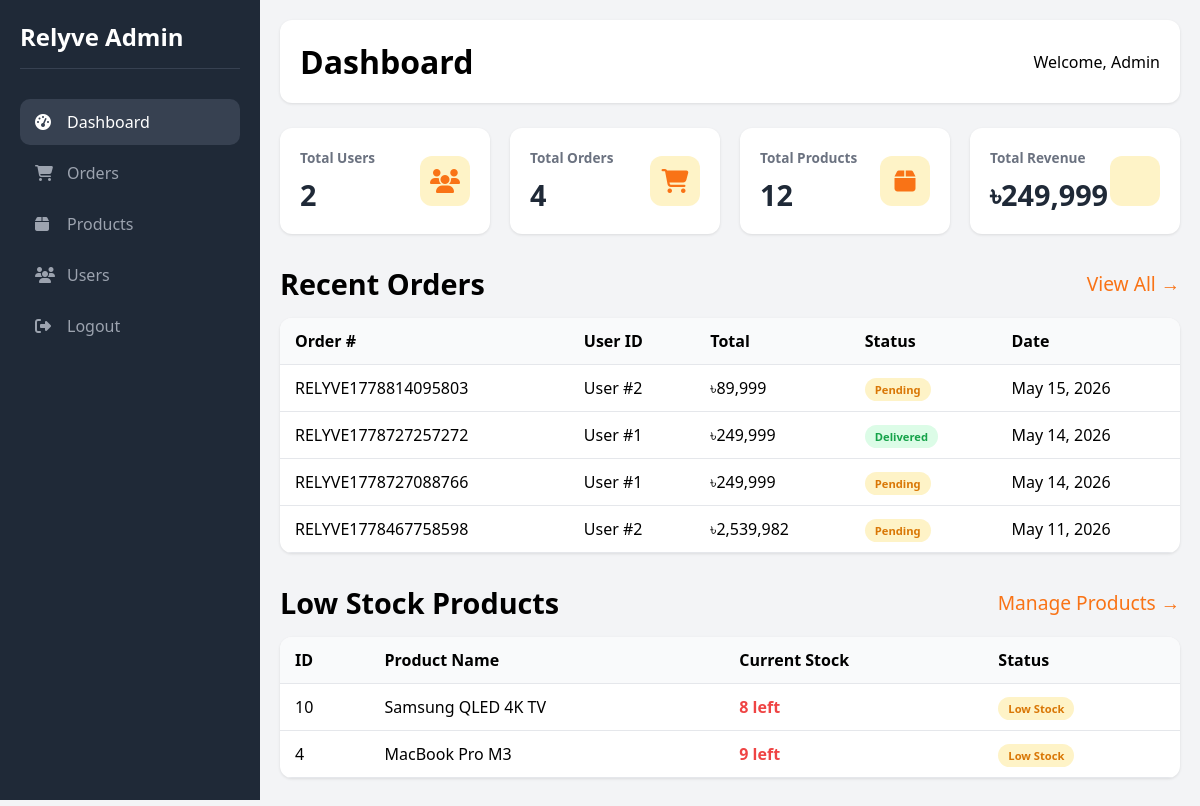
/admin/index.php (signed in), run on the app's committed database.
### tables this page shows
CREATE TABLE `orders` (
  `id` int(11) NOT NULL,
  `order_number` varchar(50) NOT NULL,
  `user_id` int(11) NOT NULL,
  `total_amount` decimal(10,2) NOT NULL,
  `payment_method` enum('cod','card','bkash') DEFAULT 'cod',
  `payment_status` enum('pending','paid','failed') DEFAULT 'pending',
  `order_status` enum('pending','processing','shipped','delivered','cancelled') DEFAULT 'pending',
  `shipping_address` text DEFAULT NULL,
  `shipping_city` varchar(100) DEFAULT NULL,
  `shipping_zip` varchar(20) DEFAULT NULL,
  `shipping_phone` varchar(20) DEFAULT NULL,
  `notes` text DEFAULT NULL,
  `created_at` timestamp NOT NULL DEFAULT current_timestamp()
);

CREATE TABLE `products` (
  `id` int(11) NOT NULL,
  `name` varchar(200) NOT NULL,
  `description` text DEFAULT NULL,
  `price` decimal(10,2) NOT NULL,
  `old_price` decimal(10,2) DEFAULT NULL,
  `category` varchar(50) NOT NULL,
  `stock` int(11) DEFAULT 10,
  `rating` decimal(2,1) DEFAULT 4.5,
  `image_url` varchar(500) DEFAULT NULL,
  `is_hot_deal` tinyint(1) DEFAULT 0,
  `deal_price` decimal(10,2) DEFAULT NULL,
  `deal_start_date` datetime DEFAULT NULL,
  `deal_end_date` datetime DEFAULT NULL,
  `deal_quantity` int(11) DEFAULT NULL,
  `deal_sold` int(11) DEFAULT 0,
  `created_at` timestamp NOT NULL DEFAULT current_timestamp()
);

### admin/index.php (the view, shortened to what this page needs)
<?php
include '../config/db_connect.php';
$total_users = mysqli_fetch_assoc(mysqli_query($conn, "SELECT COUNT(*) as count FROM users"))['count'];
$total_orders = mysqli_fetch_assoc(mysqli_query($conn, "SELECT COUNT(*) as count FROM orders"))['count'];
$total_products = mysqli_fetch_assoc(mysqli_query($conn, "SELECT COUNT(*) as count FROM products"))['count'];
$total_revenue = mysqli_fetch_assoc(mysqli_query($conn, "SELECT SUM(total_amount) as total FROM orders WHERE order_status = 'delivered'"))['total'] ?? 0;
$recent_orders = mysqli_query($conn, "SELECT * FROM orders ORDER BY created_at DESC LIMIT 5");
$low_stock = mysqli_query($conn, "SELECT * FROM products WHERE stock < 10 ORDER BY stock ASC LIMIT 5");
?>
<!DOCTYPE html>
<html lang="en">
<head>
    <link rel="stylesheet" href="https://cdnjs.cloudflare.com/ajax/libs/font-awesome/6.6.0/css/all.min.css">
</head>
<body>
    <div class="admin-container">
        <div class="sidebar">
            <h2>Relyve Admin</h2>
            <a href="index.php" class="active">
                <i class="fas fa-tachometer-alt"></i> Dashboard
            </a>
            <a href="orders.php">
                <i class="fas fa-shopping-cart"></i> Orders
            </a>
            <a href="products.php">
                <i class="fas fa-box"></i> Products
            </a>
            <a href="users.php">
                <i class="fas fa-users"></i> Users
            </a>
            <a href="../logout.php">
                <i class="fas fa-sign-out-alt"></i> Logout
            </a>
        </div>
        <div class="main-content">
            <div class="header">
                <h1>Dashboard</h1>
                <div>Welcome, <?php echo $_SESSION['first_name'] ?? 'Admin'; ?></div>
            </div>
            <div class="stats-grid">
                <div class="stat-card">
                    <div class="stat-info">
                        <h3>Total Users</h3>
                        <div class="number"><?php echo $total_users; ?></div>
                    </div>
                    <div class="stat-icon">
                        <i class="fas fa-users"></i>
                    </div>
                </div>
                <div class="stat-card">
                    <div class="stat-info">
                        <h3>Total Orders</h3>
                        <div class="number"><?php echo $total_orders; ?></div>
                    </div>
                    <div class="stat-icon">
                        <i class="fas fa-shopping-cart"></i>
                    </div>
                </div>
                <div class="stat-card">
                    <div class="stat-info">
                        <h3>Total Products</h3>
                        <div class="number"><?php echo $total_products; ?></div>
                    </div>
                    <div class="stat-icon">
                        <i class="fas fa-box"></i>
                    </div>
                </div>
                <div class="stat-card">
                    <div class="stat-info">
                        <h3>Total Revenue</h3>
                        <div class="number">৳<?php echo number_format($total_revenue); ?></div>
                    </div>
                    <div class="stat-icon">
                    </div>
                </div>
            </div>
            <div class="section-title">
                <h2>Recent Orders</h2>
                <a href="orders.php" class="btn-link">View All →</a>
            </div>
            <div class="table-container">
                <table>
                    <thead>
                        <tr>
                            <th>Order #</th>
                            <th>User ID</th>
                            <th>Total</th>
                            <th>Status</th>
                            <th>Date</th>
                        </tr>
                    </thead>
                    <tbody>
                        <?php if(mysqli_num_rows($recent_orders) > 0): ?>
                            <?php while($order = mysqli_fetch_assoc($recent_orders)): ?>
                            <tr>
                                <td><?php echo $order['order_number']; ?></td>
                                <td>User #<?php echo $order['user_id']; ?></td>
                                <td>৳<?php echo number_format($order['total_amount']); ?></td>
                                <td><span class="badge badge-<?php echo $order['order_status']; ?>"><?php echo ucfirst($order['order_status']); ?></span></td>
                                <td><?php echo date('M j, Y', strtotime($order['created_at'])); ?></td>
                            </tr>
                            <?php endwhile; ?>
                        <?php else: ?>
                            <tr><td colspan="5" style="text-align: center;">No orders found</td></tr>
                        <?php endif; ?>
                    </tbody>
                </table>
            </div>
            <div class="section-title">
                <h2>Low Stock Products</h2>
                <a href="products.php" class="btn-link">Manage Products →</a>
            </div>
            <div class="table-container">
                <table>
                    <thead>
                        <tr>
                            <th>ID</th>
                            <th>Product Name</th>
                            <th>Current Stock</th>
                            <th>Status</th>
                        </tr>
                    </thead>
                    <tbody>
                        <?php if(mysqli_num_rows($low_stock) > 0): ?>
                            <?php while($product = mysqli_fetch_assoc($low_stock)): ?>
                            <tr>
                                <td><?php echo $product['id']; ?></td>
                                <td><?php echo $product['name']; ?></td>
                                <td class="low-stock"><?php echo $product['stock']; ?> left</td>
                                <td><span class="badge badge-pending">Low Stock</span></td>
                            </tr>
                            <?php endwhile; ?>
                        <?php else: ?>
                            <tr><td colspan="4" style="text-align: center;">All products have sufficient stock</td></tr>
                        <?php endif; ?>
                    </tbody>
                </table>
            </div>
        </div>
    </div>
</body>
</html>

### admin/index.php (style rules this page uses)
* { margin: 0; padding: 0; box-sizing: border-box; }
body { font-family: 'Segoe UI', Tahoma, Geneva, Verdana, sans-serif; background: #f3f4f6; }
.admin-container { display: flex; }
.sidebar { width: 260px; background: #1f2937; color: white; min-height: 100vh; padding: 20px; position: fixed; left: 0; top: 0; }
.sidebar h2 { margin-bottom: 30px; font-size: 1.5rem; padding-bottom: 15px; border-bottom: 1px solid #374151; }
.sidebar a { display: flex; align-items: center; gap: 12px; color: #9ca3af; text-decoration: none; padding: 12px 15px; margin: 5px 0; border-radius: 10px; transition: all 0.3s; }
.sidebar a i { width: 20px; }
.sidebar a:hover, .sidebar a.active { background: #374151; color: white; }
.main-content { flex: 1; margin-left: 260px; padding: 20px; }
.header { background: white; padding: 20px; border-radius: 12px; margin-bottom: 25px; display: flex; justify-content: space-between; align-items: center; box-shadow: 0 1px 3px rgba(0,0,0,0.1); }
.stats-grid { display: grid; grid-template-columns: repeat(4, 1fr); gap: 20px; margin-bottom: 30px; }
.stat-card { background: white; padding: 20px; border-radius: 12px; display: flex; align-items: center; justify-content: space-between; box-shadow: 0 1px 3px rgba(0,0,0,0.1); }
.stat-info h3 { font-size: 0.85rem; color: #6b7280; margin-bottom: 8px; }
.stat-info .number { font-size: 1.8rem; font-weight: 700; color: #1f2937; }
.stat-icon { width: 50px; height: 50px; background: #fef3c7; border-radius: 12px; display: flex; align-items: center; justify-content: center; font-size: 1.5rem; color: #f97316; }
.section-title { font-size: 1.2rem; margin-bottom: 15px; display: flex; justify-content: space-between; align-items: center; }
.table-container { background: white; border-radius: 12px; overflow: hidden; margin-bottom: 30px; box-shadow: 0 1px 3px rgba(0,0,0,0.1); }
table { width: 100%; border-collapse: collapse; }
th, td { padding: 12px 15px; text-align: left; border-bottom: 1px solid #e5e7eb; }
th { background: #f9fafb; font-weight: 600; }
.badge { padding: 4px 10px; border-radius: 20px; font-size: 0.7rem; font-weight: 600; }
.badge-pending { background: #fef3c7; color: #d97706; }
.badge-delivered { background: #dcfce7; color: #16a34a; }
.low-stock { color: #ef4444; font-weight: 600; }
.btn-link { color: #f97316; text-decoration: none; }

### data on the page
orders: order_number "RELYVE1778814095803", user "2", total_amount "89,999", order_status "Pending", created_at "May 15, 2026"
orders: order_number "RELYVE1778727257272", user "1", total_amount "249,999", order_status "Delivered", created_at "May 14, 2026"
orders: order_number "RELYVE1778727088766", user "1", total_amount "249,999", order_status "Pending", created_at "May 14, 2026"
orders: order_number "RELYVE1778467758598", user "2", total_amount "2,539,982", order_status "Pending", created_at "May 11, 2026"
products: id "10", name "Samsung QLED 4K TV", stock "8"
products: id "4", name "MacBook Pro M3", stock "9"

### other printed values
$_SESSION['first_name'] "Admin"
$total_users "2"
$total_orders "4"
$total_products "12"
$total_revenue "249,999"
